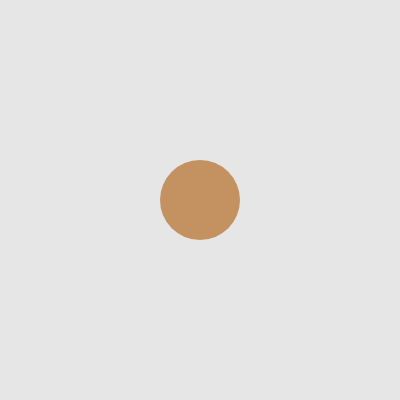
Frame 1 (no input)
Frame 60 (no input): identical to frame 1, image omitted
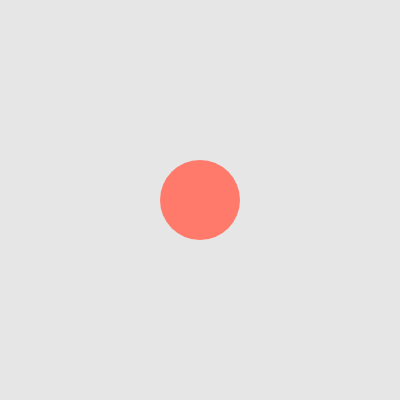
Frame 120 (the mouse pressed at the canvas centre since frame 60)

The p5.js sketch that drew these frames (run headless with seeded random() and noise() and a simulated clock; from frame 60 on, the mouse is pressed at the canvas centre):

// p5.js sketch
// ── sketch.js
// DM2008 — Activity 4a [Guided]
// Bake a Cookie (30 min)
//
// A class is a blueprint — Cookie describes what every cookie has and can do.
// Your job is to complete the class, then add movement and a flavor randomizer.
//
// Suggested order:
// 1. Add the missing properties to the constructor (sz, x, y)
// 2. Fix show() so it uses this.flavor, this.x, this.y, this.sz
// 3. Implement move() and randomFlavor()
// 4. Wire them up in keyPressed() and mousePressed()
//
// Stretch: add a second cookie with different starting values.

let cookie;
let flavor = ["chocolate", "vanilla", "strawberry"];

function setup() {
  createCanvas(400, 400);
  noStroke();
  cookie = new Cookie("chocolate", 80, width / 2, height / 2);
}

function draw() {
  background(230);
  cookie.show();
  if (keyIsPressed){
    cookie.move();
  }
}

class Cookie {
  constructor(flavor, sz, x, y) {
    // this. binds each value to this specific cookie object
    // Add the missing properties below
    this.flavor = flavor;
    this.sz = sz;
    this.x = x;
    this.y = y;
  }

  show() {
    // Fix this method — it should use this.flavor, this.x, this.y, this.sz

    switch (this.flavor) {
      case "chocolate":
        fill(196, 146, 96);
        break;
      case "vanilla":
        fill(255, 223, 150);
        break;
      case "strawberry":
        fill(255, 122, 107);
        break;
      default:
        fill(220, 180, 120);
    }
    ellipse(this.x, this.y, this.sz);
  }

  // Add a move() method — update this.x or this.y based on which key is pressed
  move() {
    switch (key) {
      case UP_ARROW:
        this.y += -10;
        break;

      case DOWN_ARROW:
        this.y = this.y + 10;
        break;

      case RIGHT_ARROW:
        this.x += 10;
        break;

      case LEFT_ARROW:
        this.x = this.x - 10;
        break;
    }
  }
  // Add a randomFlavor() method — set this.flavor to one of at least 3 options
  randomFlavor() {
    cookie = new Cookie(random(flavor), 80, this.x, this.y);
    cookie.show();
  }
}

// Call cookie.move() when an arrow key is pressed

/*function keyPressed() {
  cookie.move();
}*/

// Call cookie.randomFlavor() when the mouse is clicked
function mousePressed() {
  cookie.randomFlavor();
}
